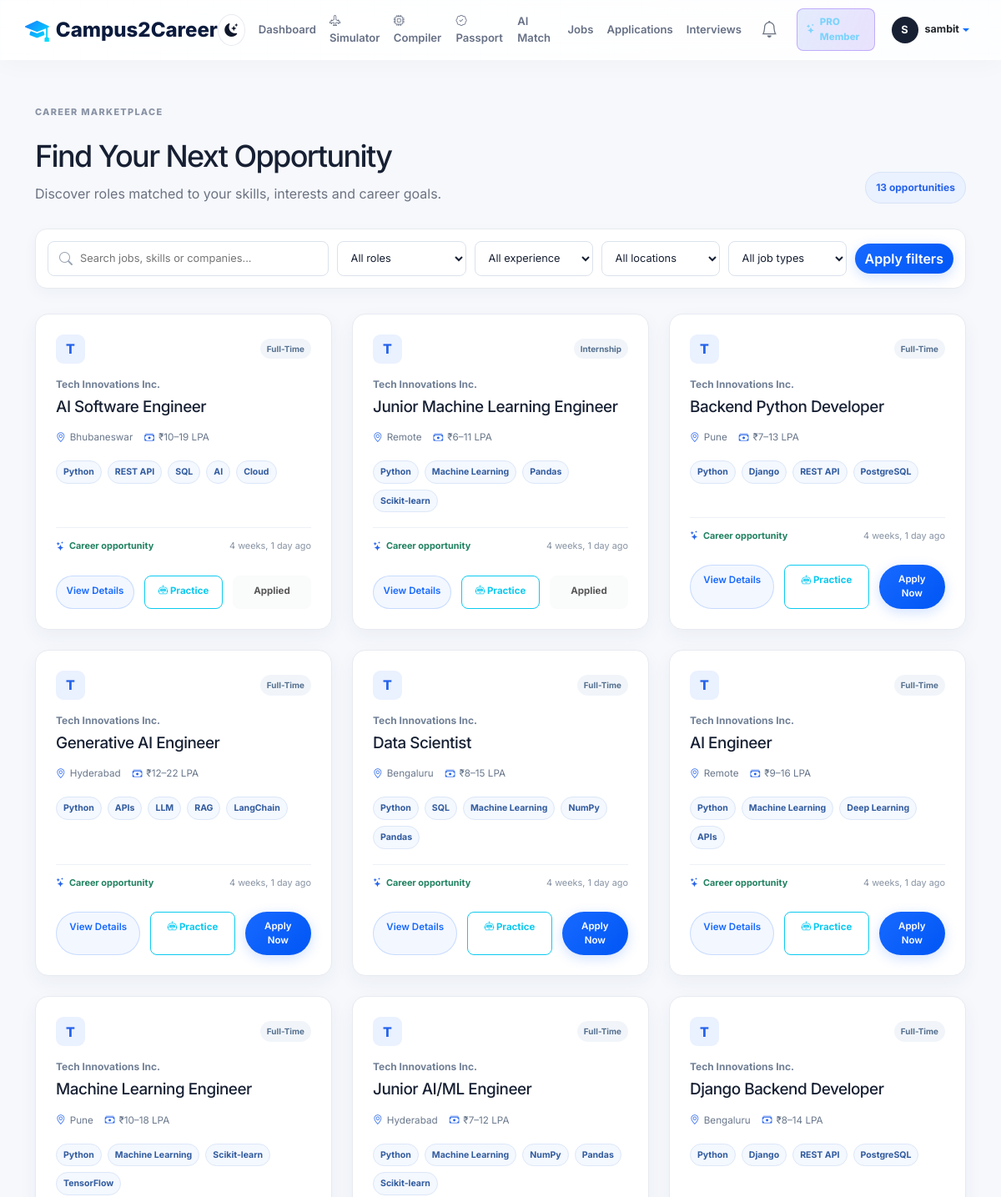
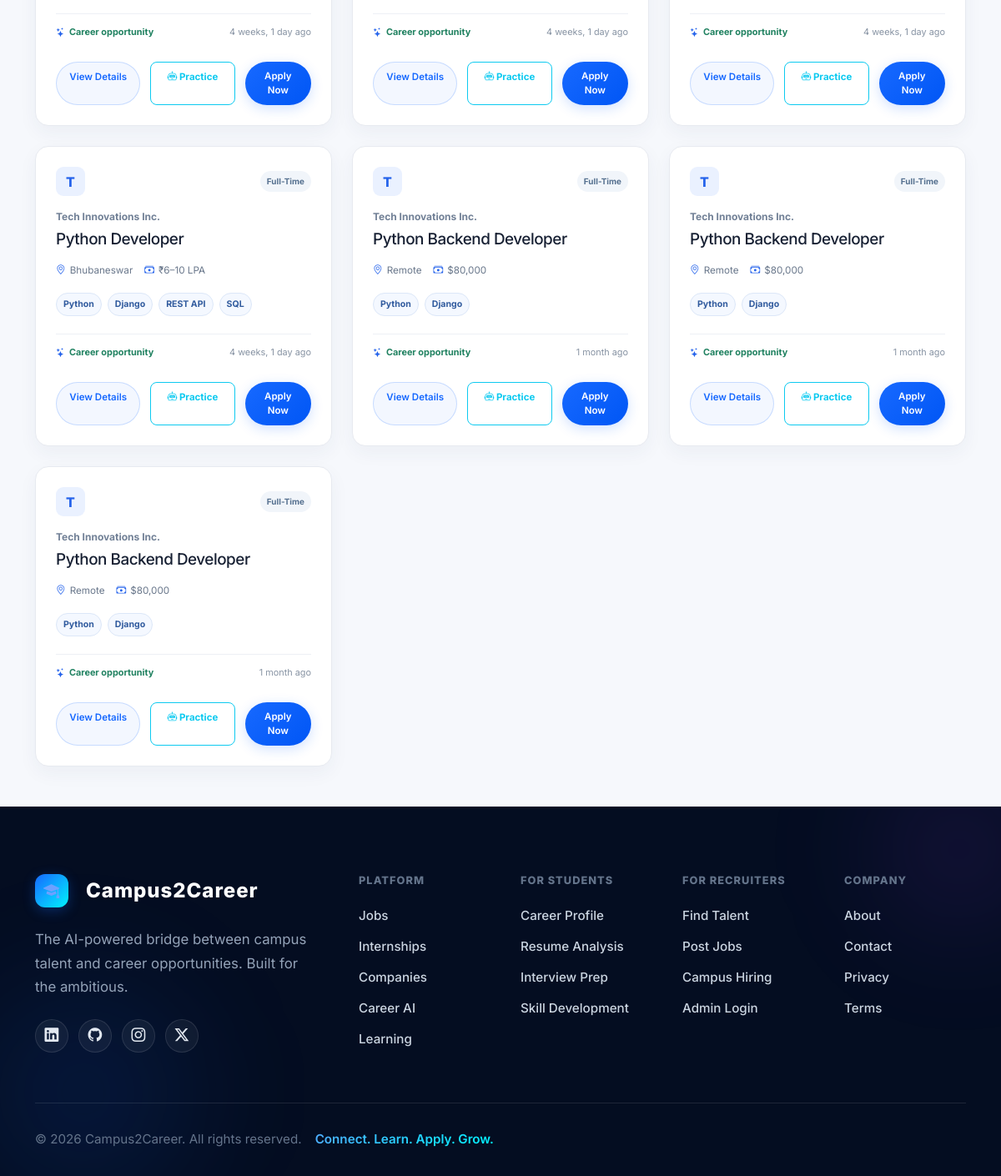
Screenshot of /jobs/ (signed in) with the database file from the repository (2 pictures, top to bottom).
### accounts/models.py (models this page shows, shortened)
class User(AbstractUser):
    ROLE_CHOICES = (
        ('STUDENT', 'Student'),
        ('PLACEMENT_OFFICER', 'Placement Officer'),
        ('RECRUITER', 'Recruiter'),
        ('SUPER_ADMIN', 'Super Admin'),
    )
    role = models.CharField(max_length=20, choices=ROLE_CHOICES, default='STUDENT')

### jobs/models.py (models this page shows, shortened)
class Job(models.Model):
    WORK_MODE_CHOICES = (
        ('Onsite', 'Onsite'),
        ('Hybrid', 'Hybrid'),
        ('Remote', 'Remote'),
    )
    INTERNSHIP_TYPE_CHOICES = (
        ('Full-Time', 'Full-Time'),
        ('Internship', 'Internship'),
        ('Contract', 'Contract'),
    )
    title = models.CharField(max_length=255)
    company = models.ForeignKey(Company, on_delete=models.CASCADE, related_name='jobs')
    description = models.TextField()
    location = models.CharField(max_length=255)
    job_type = models.CharField(max_length=100, default='Full-Time')
    salary = models.CharField(max_length=100, blank=True)
    minimum_cgpa = models.FloatField(default=0.0)
    maximum_backlogs = models.IntegerField(default=0)
    graduation_year = models.IntegerField(default=2026)
    eligible_degree = models.CharField(max_length=160, blank=True)
    experience_required = models.FloatField(default=0.0)
    required_programming_languages = models.CharField(max_length=500, blank=True)
    required_frameworks = models.CharField(max_length=500, blank=True)
    required_technologies = models.CharField(max_length=500, blank=True)
    min_tenth = models.FloatField(default=0.0)
    min_twelfth = models.FloatField(default=0.0)
    allowed_departments = models.CharField(max_length=255, blank=True)
    preferred_skills = models.ManyToManyField(Skill, related_name='preferred_jobs', blank=True)
    required_skills = models.ManyToManyField(Skill, related_name='required_jobs')
    work_mode = models.CharField(max_length=20, choices=WORK_MODE_CHOICES, default='Onsite')
    internship_type = models.CharField(max_length=20, choices=INTERNSHIP_TYPE_CHOICES, default='Full-Time')
    application_deadline = models.DateTimeField()
    is_verified = models.BooleanField(default=True)
    created_at = models.DateTimeField(auto_now_add=True)
    updated_at = models.DateTimeField(auto_now=True)

### companies/models.py (models this page shows, shortened)
class Company(models.Model):
    VERIFICATION_CHOICES = (
        ('PENDING', 'Verification Pending'),
        ('VERIFIED', 'Verified Company'),
        ('REJECTED', 'Rejected'),
    )
    name = models.CharField(max_length=255)
    industry = models.CharField(max_length=120, blank=True)
    description = models.TextField(blank=True)
    website = models.URLField(blank=True)
    logo = models.ImageField(upload_to='company_logos/', blank=True, null=True)
    locations = models.CharField(max_length=255, blank=True)
    hiring_process = models.TextField(blank=True)
    verification_status = models.CharField(max_length=20, choices=VERIFICATION_CHOICES, default='PENDING')
    is_demo = models.BooleanField(default=True)
    open_positions = models.IntegerField(default=0)
    internship_opportunities = models.IntegerField(default=0)
    created_at = models.DateTimeField(auto_now_add=True)
    updated_at = models.DateTimeField(auto_now=True)

### students/models.py (models this page shows, shortened)
class Skill(models.Model):
    name = models.CharField(max_length=100, unique=True)
    created_at = models.DateTimeField(auto_now_add=True)

### jobs/views.py (the view)
# urls.py: path('', views.job_list, name='job_list'),
@login_required
def job_list(request):
    jobs = Job.objects.select_related('company').prefetch_related('required_skills').order_by('-created_at')
    query = request.GET.get('q', '').strip()
    role = request.GET.get('role', '').strip()
    experience = request.GET.get('experience', '').strip()
    location = request.GET.get('location', '').strip()
    job_type = request.GET.get('job_type', '').strip()
    if query:
        jobs = jobs.filter(Q(title__icontains=query) | Q(company__name__icontains=query) | Q(location__icontains=query) | Q(required_skills__name__icontains=query)).distinct()
    if role:
        jobs = jobs.filter(required_skills__name__icontains=role).distinct()
    if location:
        jobs = jobs.filter(location__icontains=location)
    if job_type:
        jobs = jobs.filter(job_type__icontains=job_type)
    if experience == 'fresher':
        jobs = jobs.filter(minimum_cgpa__lte=7)
    elif experience == '0-1':
        jobs = jobs.filter(minimum_cgpa__lte=8)
    jobs = list(jobs)
    if hasattr(request.user, 'student_profile'):
        matches = match_jobs(request.user.student_profile, jobs)
    else:
        matches = [{'job': job, 'score': 0, 'matched_skills': [], 'missing_skills': list(job.required_skills.values_list('name', flat=True)), 'eligible': True} for job in jobs]
    applied_ids = set()
    if hasattr(request.user, 'student_profile'):
        applied_ids = set(Application.objects.filter(student=request.user.student_profile, job_id__in=[job.id for job in jobs]).values_list('job_id', flat=True))
    context = {
        'job_matches': matches,
        'applied_ids': applied_ids,
        'query': query,
        'selected_role': role,
        'selected_experience': experience,
        'selected_location': location,
        'selected_job_type': job_type,
        'role_filters': ['Python', 'AI', 'Machine Learning', 'Data Science', 'Backend'],
        'location_filters': ['Bhubaneswar', 'Bengaluru', 'Hyderabad', 'Pune', 'Remote'],
    }
    return render(request, 'student/jobs.html', context)

### templates/student/jobs.html (shortened to what this page needs)
{% extends 'base.html' %}
{% block content %}
<main class="marketplace-page">
<div class="container py-5">
    <div class="marketplace-heading"><div><span class="eyebrow">Career marketplace</span><h1>Find Your Next Opportunity</h1><p>Discover roles matched to your skills, interests and career goals.</p></div><span class="marketplace-count">{{ job_matches|length }} opportunities</span></div>
    <form class="job-filters" method="get"><div class="job-search"><i class="bi bi-search"></i><input type="search" name="q" value="{{ query }}" placeholder="Search jobs, skills or companies..." aria-label="Search jobs, skills or companies"></div><select name="role" aria-label="Filter by role"><option value="">All roles</option></select><select name="experience" aria-label="Filter by experience"><option value="">All experience</option></select><select name="location" aria-label="Filter by location"><option value="">All locations</option></select><select name="job_type" aria-label="Filter by job type"><option value="">All job types</option></select><button class="btn btn-primary" type="submit">Apply filters</button></form>
    <div class="row g-4 job-grid">
        {% for match in job_matches %}
        <div class="col-md-6 col-xl-4 d-flex"><article class="job-card"><div class="job-card-top"><span class="company-mark">{{ match.job.company.name|first|upper }}</span><span class="job-type-badge">{{ match.job.job_type }}</span></div><p class="job-company">{{ match.job.company.name }}</p><h2>{{ match.job.title }}</h2><div class="job-meta"><span><i class="bi bi-geo-alt"></i>{{ match.job.location }}</span><span><i class="bi bi-cash-stack"></i>{{ match.job.salary|default:'Package disclosed in details' }}</span></div><div class="job-skill-list">{% for skill in match.job.required_skills.all %}<span>{{ skill.name }}</span>{% endfor %}</div><div class="job-match-row"><span><i class="bi bi-stars"></i>{% if match.score %}{{ match.score }}% skill match{% else %}Career opportunity{% endif %}</span><span>{{ match.job.created_at|timesince }} ago</span></div><div class="job-card-actions"><a class="btn btn-outline-primary" href="{% url 'job_detail' match.job.id %}">View Details</a><a class="btn btn-outline-info" href="{% url 'ai_mock_interview' %}?job_id={{ match.job.id }}" title="Practice AI Mock Interview with Nexus Robot"><i class="bi bi-robot"></i> Practice</a>{% if match.job.id in applied_ids %}<span class="btn btn-light disabled">Applied</span>{% else %}<form method="post" action="{% url 'apply_job' match.job.id %}">{% csrf_token %}<button class="btn btn-primary" type="submit">Apply Now</button></form>{% endif %}</div></article></div>
        {% empty %}<div class="col-12"><div class="empty-state marketplace-empty"><i class="bi bi-search"></i><strong>No matching opportunities</strong><span>Try adjusting your search or filters.</span></div></div>
        {% endfor %}
    </div>
</div>
</main>
{% endblock %}

### templates/base.html (shortened to what this page needs)
{% load static %}
<!DOCTYPE html>
<html lang="en">
<head>
    <link href="https://cdn.jsdelivr.net/npm/bootstrap@5.3.0/dist/css/bootstrap.min.css" rel="stylesheet">
    <link rel="stylesheet" href="https://cdn.jsdelivr.net/npm/bootstrap-icons@1.11.0/font/bootstrap-icons.css">
    <link rel="stylesheet" href="{% static 'css/style.css' %}?v=20260912">
    <link rel="stylesheet" href="{% static 'css/premium_hero.css' %}?v=20260918_v2">
    <link href="https://unpkg.com/aos@2.3.1/dist/aos.css" rel="stylesheet">
</head>
<body>
    <nav class="navbar navbar-expand-lg sticky-top app-navbar">
        <div class="container px-3 px-lg-0">
            <a class="premium-nav-brand" href="{% url 'home' %}">
                <i class="bi bi-mortarboard-fill"></i>
                Campus2Career
            </a>
            <div class="collapse navbar-collapse" id="mainNavigation">
            <div class="nav-actions d-flex align-items-center gap-3 ms-auto">
                <button type="button" class="theme-toggle" aria-label="Toggle theme" title="Toggle light/dark mode">
                    <i class="bi bi-moon-stars-fill theme-icon dark-icon"></i>
                </button>
                {% if request.user.is_authenticated %}
                <a href="{% url 'dashboard_redirect' %}" class="public-nav-link">Dashboard</a>
                <a href="{% url 'simulator_catalog' %}" class="public-nav-link"><i class="bi bi-airplane-engines me-1"></i>Simulator</a>
                <a href="{% url 'opportunity_compiler_home' %}" class="public-nav-link"><i class="bi bi-cpu me-1"></i>Compiler</a>
                <a href="{% url 'proof_passport_dashboard' %}" class="public-nav-link"><i class="bi bi-patch-check me-1"></i>Passport</a>
                <a href="{% url 'career_match' %}" class="public-nav-link">AI Match</a>
                <a href="{% url 'job_list' %}" class="public-nav-link{% if request.resolver_match.url_name == 'student_profile' %} active{% endif %}">Jobs</a>
                {% if request.resolver_match.url_name != 'student_profile' %}
                {% if request.user.role == 'STUDENT' %}<a href="{% url 'student_applications' %}" class="public-nav-link">Applications</a>{% endif %}
                <a href="{% url 'interview_list' %}" class="public-nav-link">Interviews</a>
                {% endif %}
                <a href="{% url 'notification_list' %}" class="nav-icon-link" aria-label="Notifications"><i class="bi bi-bell fs-5"></i></a>
                {% if request.user.membership.is_active %}<a href="{% url 'pro_landing' %}" class="pro-nav-link"><i class="bi bi-stars"></i> PRO Member</a>{% else %}<a href="{% url 'pro_landing' %}" class="pro-nav-link"><i class="bi bi-stars"></i> Go PRO</a>{% endif %}
                <div class="dropdown">
                    <a href="#" class="user-menu d-flex align-items-center text-decoration-none dropdown-toggle" data-bs-toggle="dropdown" aria-label="Open profile menu">
                        <span class="avatar avatar-sm me-2">{{ request.user.first_name|first|default:request.user.username|first|upper }}</span>
                        <strong class="text-dark user-name">{{ request.user.get_full_name|default:request.user.username }}</strong>
                    </a>
                </div>
                {% endif %}
            </div>
        </div>
            </div>
        </nav>
    {% block content %}{% endblock %}
    <footer class="site-footer premium-footer">
        <div class="footer-glow-left"></div>
        <div class="footer-glow-right"></div>
        <div class="container relative-z">
            <div class="row g-5">
                <div class="col-lg-4">
                    <a class="footer-brand premium-footer-brand" href="{% url 'home' %}">
                        <span class="brand-mark"><i class="bi bi-mortarboard-fill"></i></span>
                        Campus2Career
                    </a>
                    <p class="mt-4 mb-4 footer-desc">The AI-powered bridge between campus talent and career opportunities. Built for the ambitious.</p>
                    <div class="footer-social premium-social">
                        <a href="#" aria-label="LinkedIn"><i class="bi bi-linkedin"></i></a>
                        <a href="#" aria-label="GitHub"><i class="bi bi-github"></i></a>
                        <a href="#" aria-label="Instagram"><i class="bi bi-instagram"></i></a>
                        <a href="#" aria-label="Twitter"><i class="bi bi-twitter-x"></i></a>
                    </div>
                </div>
                <div class="col-6 col-lg-2">
                    <h2 class="footer-heading">Platform</h2>
                    <div class="footer-links">
                        <a href="{% url 'job_list' %}">Jobs</a>
                        <a href="{% url 'job_list' %}">Internships</a>
                        <a href="{% url 'job_list' %}">Companies</a>
                        <a href="{% url 'career_match' %}">Career AI</a>
                        <a href="{% url 'interview_list' %}">Learning</a>
                    </div>
                </div>
                <div class="col-6 col-lg-2">
                    <h2 class="footer-heading">For Students</h2>
                    <div class="footer-links">
                        <a href="{% url 'profile' %}">Career Profile</a>
                        <a href="{% url 'career_match' %}">Resume Analysis</a>
                        <a href="{% url 'interview_list' %}">Interview Prep</a>
                        <a href="{% url 'career_match' %}">Skill Development</a>
                    </div>
                </div>
                <div class="col-6 col-lg-2">
                    <h2 class="footer-heading">For Recruiters</h2>
                    <div class="footer-links">
                        <a href="{% url 'recruiter_job_create' %}">Find Talent</a>
                        <a href="{% url 'recruiter_job_create' %}">Post Jobs</a>
                        <a href="{% url 'admin_login' %}">Campus Hiring</a>
                        <a href="{% url 'admin_login' %}">Admin Login</a>
                    </div>
                </div>
                <div class="col-6 col-lg-2">
                    <h2 class="footer-heading">Company</h2>
                    <div class="footer-links">
                        <a href="{% url 'home' %}#about">About</a>
                        <a href="mailto:hello@campuslink.local">Contact</a>
                        <a href="#">Privacy</a>
                        <a href="#">Terms</a>
                    </div>
                </div>
            </div>
            <div class="footer-bottom premium-footer-bottom">
                <div class="d-flex flex-column flex-md-row justify-content-between align-items-center gap-3">
                    <span>© 2026 Campus2Career. All rights reserved.</span>
                    <div class="footer-bottom-links">
                        <span>Connect. Learn. Apply. Grow.</span>
                    </div>
                </div>
            </div>
        </div>
    </footer>
</body>
</html>

### rows the page displays
User: user.first_name|first "S", user.get_full_name "sambit"
Job: job.company.name|first "T", job.job_type "Full-Time", job.company.name "Tech Innovations Inc.", job "AI Software Engineer", job.location "Bhubaneswar", job.salary "₹10–19 LPA", job.created_at "4 weeks, 1 day"
Skill: name "Python"
Skill: name "REST API"
Skill: name "SQL"
Skill: name "AI"
Skill: name "Cloud"
Job: job.company.name|first "T", job.job_type "Internship", job.company.name "Tech Innovations Inc.", job "Junior Machine Learning Engineer", job.location "Remote", job.salary "₹6–11 LPA", job.created_at "4 weeks, 1 day"
Skill: name "Machine Learning"
Skill: name "Pandas"
Skill: name "Scikit-learn"
Job: job.company.name|first "T", job.job_type "Full-Time", job.company.name "Tech Innovations Inc.", job "Backend Python Developer", job.location "Pune", job.salary "₹7–13 LPA", job.created_at "4 weeks, 1 day"
Skill: name "Django"
Skill: name "PostgreSQL"
Job: job.company.name|first "T", job.job_type "Full-Time", job.company.name "Tech Innovations Inc.", job "Generative AI Engineer", job.location "Hyderabad", job.salary "₹12–22 LPA", job.created_at "4 weeks, 1 day"
Skill: name "APIs"
Skill: name "LLM"
Skill: name "RAG"
Skill: name "LangChain"
Job: job.company.name|first "T", job.job_type "Full-Time", job.company.name "Tech Innovations Inc.", job "Data Scientist", job.location "Bengaluru", job.salary "₹8–15 LPA", job.created_at "4 weeks, 1 day"
Skill: name "NumPy"
Job: job.company.name|first "T", job.job_type "Full-Time", job.company.name "Tech Innovations Inc.", job "AI Engineer", job.location "Remote", job.salary "₹9–16 LPA", job.created_at "4 weeks, 1 day"
Skill: name "Deep Learning"
Job: job.company.name|first "T", job.job_type "Full-Time", job.company.name "Tech Innovations Inc.", job "Machine Learning Engineer", job.location "Pune", job.salary "₹10–18 LPA", job.created_at "4 weeks, 1 day"
Skill: name "TensorFlow"
Job: job.company.name|first "T", job.job_type "Full-Time", job.company.name "Tech Innovations Inc.", job "Junior AI/ML Engineer", job.location "Hyderabad", job.salary "₹7–12 LPA", job.created_at "4 weeks, 1 day"
Job: job.company.name|first "T", job.job_type "Full-Time", job.company.name "Tech Innovations Inc.", job "Django Backend Developer", job.location "Bengaluru", job.salary "₹8–14 LPA", job.created_at "4 weeks, 1 day"
Job: job.company.name|first "T", job.job_type "Full-Time", job.company.name "Tech Innovations Inc.", job "Python Developer", job.location "Bhubaneswar", job.salary "₹6–10 LPA", job.created_at "4 weeks, 1 day"
Job: job.company.name|first "T", job.job_type "Full-Time", job.company.name "Tech Innovations Inc.", job "Python Backend Developer", job.location "Remote", job.salary "$80,000", job.created_at "1 month"
Job: job.company.name|first "T", job.job_type "Full-Time", job.company.name "Tech Innovations Inc.", job "Python Backend Developer", job.location "Remote", job.salary "$80,000", job.created_at "1 month"
Job: job.company.name|first "T", job.job_type "Full-Time", job.company.name "Tech Innovations Inc.", job "Python Backend Developer", job.location "Remote", job.salary "$80,000", job.created_at "1 month"

### other values shown
{{ job_matches|length }} "13"
